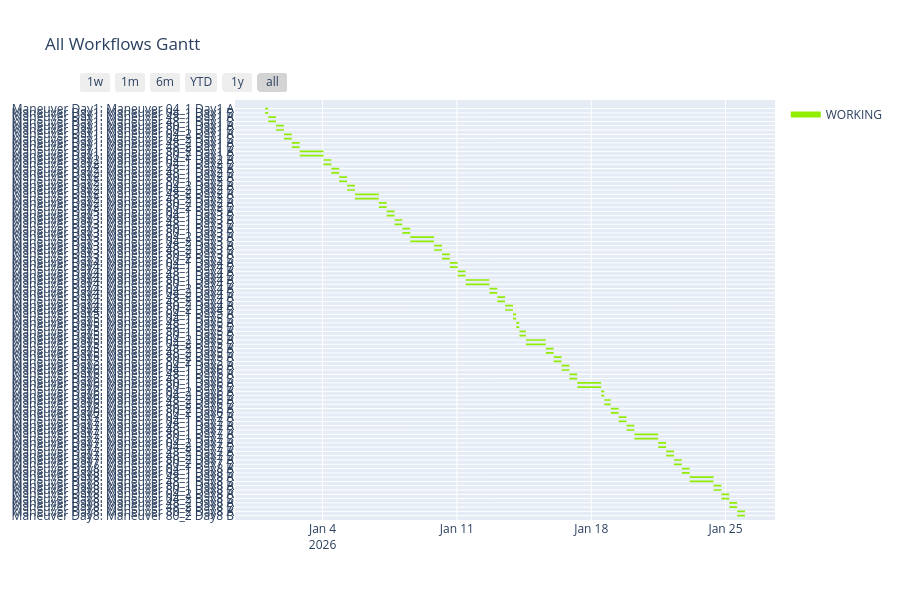
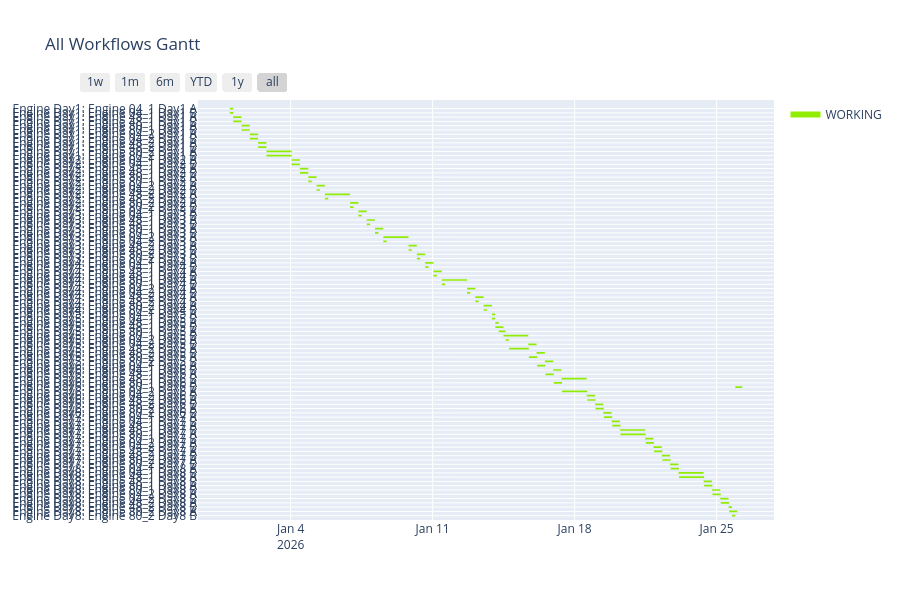
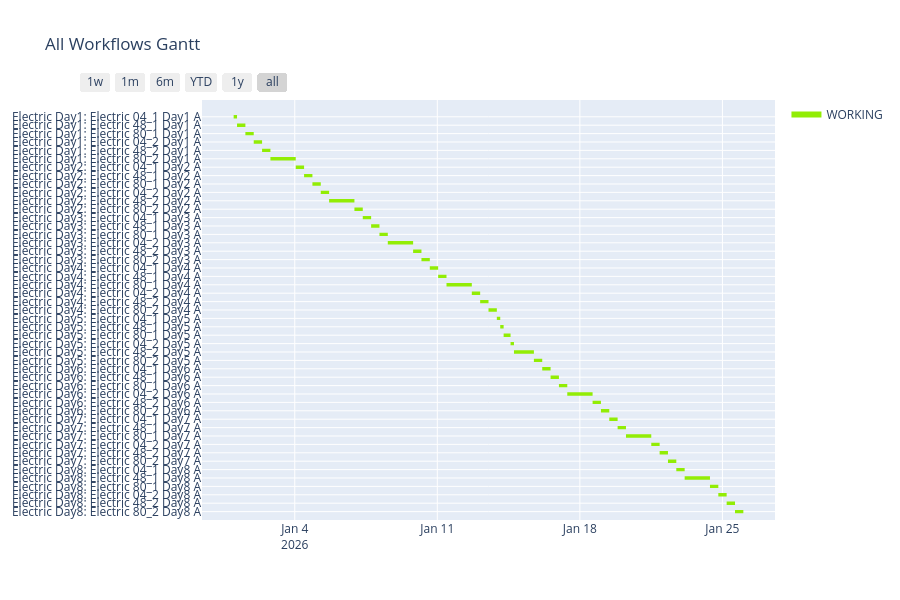

Notebook code for these charts, in order:
### Code cell
from plotly.figure_factory import create_gantt

task_id_list = []
workflow_list = []
for i in range(number_of_days):
    exec(f"workflow_list.append(maneuver_day{i+1})")
    for t in ['04_1', '48_1', '80_1', '04_2', '48_2', '80_2']:
        exec(f"task_id_list.append(maneuver_{t}_day{i+1}_A.ID)")
        exec(f"task_id_list.append(maneuver_{t}_day{i+1}_B.ID)")

combined_df = []
for wf in workflow_list:
    combined_df.extend(
        wf.create_data_for_gantt_plotly(
            init_datetime=project.init_datetime,
            unit_timedelta=project.unit_timedelta,
            target_id_order_list=list(task_id_list),
            print_workflow_name=True,
            view_ready=False,           # READY も表示したいなら True
            finish_margin=1.0
        )
    )

colors = {"WORKING": "rgb(146, 237, 5)", "READY": "rgb(107,127,135)"}

fig = create_gantt(
    combined_df,
    title="All Workflows Gantt",
    colors=colors,
    index_col="State",
    showgrid_x=True,
    showgrid_y=True,
    group_tasks=True,
    show_colorbar=True,
)

fig.show()

task_id_list = []
workflow_list = []
for i in range(number_of_days):
    exec(f"workflow_list.append(eng_day{i+1})")
    for t in ['04_1', '48_1', '80_1', '04_2', '48_2', '80_2']:
        exec(f"task_id_list.append(eng_{t}_day{i+1}_A.ID)")
        exec(f"task_id_list.append(eng_{t}_day{i+1}_B.ID)")

combined_df = []
for wf in workflow_list:
    combined_df.extend(
        wf.create_data_for_gantt_plotly(
            init_datetime=project.init_datetime,
            unit_timedelta=project.unit_timedelta,
            target_id_order_list=list(task_id_list),
            print_workflow_name=True,
            view_ready=False,           # READY も表示したいなら True
            finish_margin=1.0
        )
    )

colors = {"WORKING": "rgb(146, 237, 5)", "READY": "rgb(107,127,135)"}

fig = create_gantt(
    combined_df,
    title="All Workflows Gantt",
    colors=colors,
    index_col="State",
    showgrid_x=True,
    showgrid_y=True,
    group_tasks=True,
    show_colorbar=True,
)

fig.show()

task_id_list = []
workflow_list = []
for i in range(number_of_days):
    exec(f"workflow_list.append(elec_day{i+1})")
    for t in ['04_1', '48_1', '80_1', '04_2', '48_2', '80_2']:
        exec(f"task_id_list.append(elec_{t}_day{i+1}_A.ID)")

combined_df = []
for wf in workflow_list:
    combined_df.extend(
        wf.create_data_for_gantt_plotly(
            init_datetime=project.init_datetime,
            unit_timedelta=project.unit_timedelta,
            target_id_order_list=list(task_id_list),
            print_workflow_name=True,
            view_ready=False,           # READY も表示したいなら True
            finish_margin=1.0
        )
    )

colors = {"WORKING": "rgb(146, 237, 5)", "READY": "rgb(107,127,135)"}

fig = create_gantt(
    combined_df,
    title="All Workflows Gantt",
    colors=colors,
    index_col="State",
    showgrid_x=True,
    showgrid_y=True,
    group_tasks=True,
    show_colorbar=True,
)

fig.show()

### Figure 1 — Plotly figure (JSON) as saved in the notebook; plotly's stock layout.template omitted (floating-point values rounded to 4 significant figures; data arrays with more than 128 entries replaced by an {"elided": "..."} marker saying what was removed)
{"data": [{"fill": "toself", "fillcolor": "rgb(146, 237, 5)", "hoverinfo": "name", "legendgroup": "rgb(146, 237, 5)", "mode": "none", "name": "WORKING", "type": "scatter", "x": {"elided": "479 str values"}, "y": {"elided": "479 float values"}}, {"legendgroup": "rgb(146, 237, 5)", "marker": {"color": "rgb(146, 237, 5)", "opacity": 0, "size": 1}, "mode": "markers", "name": "", "showlegend": false, "text": {"elided": "192 null values"}, "type": "scatter", "x": {"elided": "192 str values"}, "y": {"elided": "192 int values"}}], "layout": {"height": 600, "hovermode": "closest", "showlegend": true, "title": {"text": "All Workflows Gantt"}, "xaxis": {"rangeselector": {"buttons": [{"count": 7, "label": "1w", "step": "day", "stepmode": "backward"}, {"count": 1, "label": "1m", "step": "month", "stepmode": "backward"}, {"count": 6, "label": "6m", "step": "month", "stepmode": "backward"}, {"count": 1, "label": "YTD", "step": "year", "stepmode": "todate"}, {"count": 1, "label": "1y", "step": "year", "stepmode": "backward"}, {"step": "all"}]}, "showgrid": true, "type": "date", "zeroline": false}, "yaxis": {"autorange": false, "range": [-1, 97], "showgrid": true, "ticktext": ["Maneuver Day8: Maneuver 80_2 Day8 B", "Maneuver Day8: Maneuver 80_2 Day8 A", "Maneuver Day8: Maneuver 48_2 Day8 B", "Maneuver Day8: Maneuver 48_2 Day8 A", "Maneuver Day8: Maneuver 04_2 Day8 B", "Maneuver Day8: Maneuver 04_2 Day8 A", "Maneuver Day8: Maneuver 80_1 Day8 B", "Maneuver Day8: Maneuver 80_1 Day8 A", "Maneuver Day8: Maneuver 48_1 Day8 B", "Maneuver Day8: Maneuver 48_1 Day8 A", "Maneuver Day8: Maneuver 04_1 Day8 B", "Maneuver Day8: Maneuver 04_1 Day8 A", "Maneuver Day7: Maneuver 80_2 Day7 B", "Maneuver Day7: Maneuver 80_2 Day7 A", "Maneuver Day7: Maneuver 48_2 Day7 B", "Maneuver Day7: Maneuver 48_2 Day7 A", "Maneuver Day7: Maneuver 04_2 Day7 B", "Maneuver Day7: Maneuver 04_2 Day7 A", "Maneuver Day7: Maneuver 80_1 Day7 B", "Maneuver Day7: Maneuver 80_1 Day7 A", "Maneuver Day7: Maneuver 48_1 Day7 B", "Maneuver Day7: Maneuver 48_1 Day7 A", "Maneuver Day7: Maneuver 04_1 Day7 B", "Maneuver Day7: Maneuver 04_1 Day7 A", "Maneuver Day6: Maneuver 80_2 Day6 B", "Maneuver Day6: Maneuver 80_2 Day6 A", "Maneuver Day6: Maneuver 48_2 Day6 B", "Maneuver Day6: Maneuver 48_2 Day6 A", "Maneuver Day6: Maneuver 04_2 Day6 B", "Maneuver Day6: Maneuver 04_2 Day6 A", "Maneuver Day6: Maneuver 80_1 Day6 B", "Maneuver Day6: Maneuver 80_1 Day6 A", "Maneuver Day6: Maneuver 48_1 Day6 B", "Maneuver Day6: Maneuver 48_1 Day6 A", "Maneuver Day6: Maneuver 04_1 Day6 B", "Maneuver Day6: Maneuver 04_1 Day6 A", "Maneuver Day5: Maneuver 80_2 Day5 B", "Maneuver Day5: Maneuver 80_2 Day5 A", "Maneuver Day5: Maneuver 48_2 Day5 B", "Maneuver Day5: Maneuver 48_2 Day5 A", "Maneuver Day5: Maneuver 04_2 Day5 B", "Maneuver Day5: Maneuver 04_2 Day5 A", "Maneuver Day5: Maneuver 80_1 Day5 B", "Maneuver Day5: Maneuver 80_1 Day5 A", "Maneuver Day5: Maneuver 48_1 Day5 B", "Maneuver Day5: Maneuver 48_1 Day5 A", "Maneuver Day5: Maneuver 04_1 Day5 B", "Maneuver Day5: Maneuver 04_1 Day5 A", "Maneuver Day4: Maneuver 80_2 Day4 B", "Maneuver Day4: Maneuver 80_2 Day4 A", "Maneuver Day4: Maneuver 48_2 Day4 B", "Maneuver Day4: Maneuver 48_2 Day4 A", "Maneuver Day4: Maneuver 04_2 Day4 B", "Maneuver Day4: Maneuver 04_2 Day4 A", "Maneuver Day4: Maneuver 80_1 Day4 B", "Maneuver Day4: Maneuver 80_1 Day4 A", "Maneuver Day4: Maneuver 48_1 Day4 B", "Maneuver Day4: Maneuver 48_1 Day4 A", "Maneuver Day4: Maneuver 04_1 Day4 B", "Maneuver Day4: Maneuver 04_1 Day4 A", "Maneuver Day3: Maneuver 80_2 Day3 B", "Maneuver Day3: Maneuver 80_2 Day3 A", "Maneuver Day3: Maneuver 48_2 Day3 B", "Maneuver Day3: Maneuver 48_2 Day3 A", "Maneuver Day3: Maneuver 04_2 Day3 B", "Maneuver Day3: Maneuver 04_2 Day3 A", "Maneuver Day3: Maneuver 80_1 Day3 B", "Maneuver Day3: Maneuver 80_1 Day3 A", "Maneuver Day3: Maneuver 48_1 Day3 B", "Maneuver Day3: Maneuver 48_1 Day3 A", "Maneuver Day3: Maneuver 04_1 Day3 B", "Maneuver Day3: Maneuver 04_1 Day3 A", "Maneuver Day2: Maneuver 80_2 Day2 B", "Maneuver Day2: Maneuver 80_2 Day2 A", "Maneuver Day2: Maneuver 48_2 Day2 B", "Maneuver Day2: Maneuver 48_2 Day2 A", "Maneuver Day2: Maneuver 04_2 Day2 B", "Maneuver Day2: Maneuver 04_2 Day2 A", "Maneuver Day2: Maneuver 80_1 Day2 B", "Maneuver Day2: Maneuver 80_1 Day2 A", "Maneuver Day2: Maneuver 48_1 Day2 B", "Maneuver Day2: Maneuver 48_1 Day2 A", "Maneuver Day2: Maneuver 04_1 Day2 B", "Maneuver Day2: Maneuver 04_1 Day2 A", "Maneuver Day1: Maneuver 80_2 Day1 B", "Maneuver Day1: Maneuver 80_2 Day1 A", "Maneuver Day1: Maneuver 48_2 Day1 B", "Maneuver Day1: Maneuver 48_2 Day1 A", "Maneuver Day1: Maneuver 04_2 Day1 B", "Maneuver Day1: Maneuver 04_2 Day1 A", "Maneuver Day1: Maneuver 80_1 Day1 B", "Maneuver Day1: Maneuver 80_1 Day1 A", "Maneuver Day1: Maneuver 48_1 Day1 B", "Maneuver Day1: Maneuver 48_1 Day1 A", "Maneuver Day1: Maneuver 04_1 Day1 B", "Maneuver Day1: Maneuver 04_1 Day1 A"], "tickvals": [0, 1, 2, 3, 4, 5, 6, 7, 8, 9, 10, 11, 12, 13, 14, 15, 16, 17, 18, 19, 20, 21, 22, 23, 24, 25, 26, 27, 28, 29, 30, 31, 32, 33, 34, 35, 36, 37, 38, 39, 40, 41, 42, 43, 44, 45, 46, 47, 48, 49, 50, 51, 52, 53, 54, 55, 56, 57, 58, 59, 60, 61, 62, 63, 64, 65, 66, 67, 68, 69, 70, 71, 72, 73, 74, 75, 76, 77, 78, 79, 80, 81, 82, 83, 84, 85, 86, 87, 88, 89, 90, 91, 92, 93, 94, 95], "zeroline": false}}}

### Figure 2 — Plotly figure (JSON) as saved in the notebook; plotly's stock layout.template omitted (floating-point values rounded to 4 significant figures; data arrays with more than 128 entries replaced by an {"elided": "..."} marker saying what was removed)
{"data": [{"fill": "toself", "fillcolor": "rgb(146, 237, 5)", "hoverinfo": "name", "legendgroup": "rgb(146, 237, 5)", "mode": "none", "name": "WORKING", "type": "scatter", "x": {"elided": "479 str values"}, "y": {"elided": "479 float values"}}, {"legendgroup": "rgb(146, 237, 5)", "marker": {"color": "rgb(146, 237, 5)", "opacity": 0, "size": 1}, "mode": "markers", "name": "", "showlegend": false, "text": {"elided": "192 null values"}, "type": "scatter", "x": {"elided": "192 str values"}, "y": {"elided": "192 int values"}}], "layout": {"height": 600, "hovermode": "closest", "showlegend": true, "title": {"text": "All Workflows Gantt"}, "xaxis": {"rangeselector": {"buttons": [{"count": 7, "label": "1w", "step": "day", "stepmode": "backward"}, {"count": 1, "label": "1m", "step": "month", "stepmode": "backward"}, {"count": 6, "label": "6m", "step": "month", "stepmode": "backward"}, {"count": 1, "label": "YTD", "step": "year", "stepmode": "todate"}, {"count": 1, "label": "1y", "step": "year", "stepmode": "backward"}, {"step": "all"}]}, "showgrid": true, "type": "date", "zeroline": false}, "yaxis": {"autorange": false, "range": [-1, 97], "showgrid": true, "ticktext": ["Engine Day8: Engine 80_2 Day8 B", "Engine Day8: Engine 80_2 Day8 A", "Engine Day8: Engine 48_2 Day8 B", "Engine Day8: Engine 48_2 Day8 A", "Engine Day8: Engine 04_2 Day8 B", "Engine Day8: Engine 04_2 Day8 A", "Engine Day8: Engine 80_1 Day8 B", "Engine Day8: Engine 80_1 Day8 A", "Engine Day8: Engine 48_1 Day8 B", "Engine Day8: Engine 48_1 Day8 A", "Engine Day8: Engine 04_1 Day8 B", "Engine Day8: Engine 04_1 Day8 A", "Engine Day7: Engine 80_2 Day7 B", "Engine Day7: Engine 80_2 Day7 A", "Engine Day7: Engine 48_2 Day7 B", "Engine Day7: Engine 48_2 Day7 A", "Engine Day7: Engine 04_2 Day7 B", "Engine Day7: Engine 04_2 Day7 A", "Engine Day7: Engine 80_1 Day7 B", "Engine Day7: Engine 80_1 Day7 A", "Engine Day7: Engine 48_1 Day7 B", "Engine Day7: Engine 48_1 Day7 A", "Engine Day7: Engine 04_1 Day7 B", "Engine Day7: Engine 04_1 Day7 A", "Engine Day6: Engine 80_2 Day6 B", "Engine Day6: Engine 80_2 Day6 A", "Engine Day6: Engine 48_2 Day6 B", "Engine Day6: Engine 48_2 Day6 A", "Engine Day6: Engine 04_2 Day6 B", "Engine Day6: Engine 04_2 Day6 A", "Engine Day6: Engine 80_1 Day6 B", "Engine Day6: Engine 80_1 Day6 A", "Engine Day6: Engine 48_1 Day6 B", "Engine Day6: Engine 48_1 Day6 A", "Engine Day6: Engine 04_1 Day6 B", "Engine Day6: Engine 04_1 Day6 A", "Engine Day5: Engine 80_2 Day5 B", "Engine Day5: Engine 80_2 Day5 A", "Engine Day5: Engine 48_2 Day5 B", "Engine Day5: Engine 48_2 Day5 A", "Engine Day5: Engine 04_2 Day5 B", "Engine Day5: Engine 04_2 Day5 A", "Engine Day5: Engine 80_1 Day5 B", "Engine Day5: Engine 80_1 Day5 A", "Engine Day5: Engine 48_1 Day5 B", "Engine Day5: Engine 48_1 Day5 A", "Engine Day5: Engine 04_1 Day5 B", "Engine Day5: Engine 04_1 Day5 A", "Engine Day4: Engine 80_2 Day4 B", "Engine Day4: Engine 80_2 Day4 A", "Engine Day4: Engine 48_2 Day4 B", "Engine Day4: Engine 48_2 Day4 A", "Engine Day4: Engine 04_2 Day4 B", "Engine Day4: Engine 04_2 Day4 A", "Engine Day4: Engine 80_1 Day4 B", "Engine Day4: Engine 80_1 Day4 A", "Engine Day4: Engine 48_1 Day4 B", "Engine Day4: Engine 48_1 Day4 A", "Engine Day4: Engine 04_1 Day4 B", "Engine Day4: Engine 04_1 Day4 A", "Engine Day3: Engine 80_2 Day3 B", "Engine Day3: Engine 80_2 Day3 A", "Engine Day3: Engine 48_2 Day3 B", "Engine Day3: Engine 48_2 Day3 A", "Engine Day3: Engine 04_2 Day3 B", "Engine Day3: Engine 04_2 Day3 A", "Engine Day3: Engine 80_1 Day3 B", "Engine Day3: Engine 80_1 Day3 A", "Engine Day3: Engine 48_1 Day3 B", "Engine Day3: Engine 48_1 Day3 A", "Engine Day3: Engine 04_1 Day3 B", "Engine Day3: Engine 04_1 Day3 A", "Engine Day2: Engine 80_2 Day2 B", "Engine Day2: Engine 80_2 Day2 A", "Engine Day2: Engine 48_2 Day2 B", "Engine Day2: Engine 48_2 Day2 A", "Engine Day2: Engine 04_2 Day2 B", "Engine Day2: Engine 04_2 Day2 A", "Engine Day2: Engine 80_1 Day2 B", "Engine Day2: Engine 80_1 Day2 A", "Engine Day2: Engine 48_1 Day2 B", "Engine Day2: Engine 48_1 Day2 A", "Engine Day2: Engine 04_1 Day2 B", "Engine Day2: Engine 04_1 Day2 A", "Engine Day1: Engine 80_2 Day1 B", "Engine Day1: Engine 80_2 Day1 A", "Engine Day1: Engine 48_2 Day1 B", "Engine Day1: Engine 48_2 Day1 A", "Engine Day1: Engine 04_2 Day1 B", "Engine Day1: Engine 04_2 Day1 A", "Engine Day1: Engine 80_1 Day1 B", "Engine Day1: Engine 80_1 Day1 A", "Engine Day1: Engine 48_1 Day1 B", "Engine Day1: Engine 48_1 Day1 A", "Engine Day1: Engine 04_1 Day1 B", "Engine Day1: Engine 04_1 Day1 A"], "tickvals": [0, 1, 2, 3, 4, 5, 6, 7, 8, 9, 10, 11, 12, 13, 14, 15, 16, 17, 18, 19, 20, 21, 22, 23, 24, 25, 26, 27, 28, 29, 30, 31, 32, 33, 34, 35, 36, 37, 38, 39, 40, 41, 42, 43, 44, 45, 46, 47, 48, 49, 50, 51, 52, 53, 54, 55, 56, 57, 58, 59, 60, 61, 62, 63, 64, 65, 66, 67, 68, 69, 70, 71, 72, 73, 74, 75, 76, 77, 78, 79, 80, 81, 82, 83, 84, 85, 86, 87, 88, 89, 90, 91, 92, 93, 94, 95], "zeroline": false}}}

### Figure 3 — Plotly figure (JSON) as saved in the notebook; plotly's stock layout.template omitted (floating-point values rounded to 4 significant figures; data arrays with more than 128 entries replaced by an {"elided": "..."} marker saying what was removed)
{"data": [{"fill": "toself", "fillcolor": "rgb(146, 237, 5)", "hoverinfo": "name", "legendgroup": "rgb(146, 237, 5)", "mode": "none", "name": "WORKING", "type": "scatter", "x": {"elided": "239 str values"}, "y": {"elided": "239 float values"}}, {"legendgroup": "rgb(146, 237, 5)", "marker": {"color": "rgb(146, 237, 5)", "opacity": 0, "size": 1}, "mode": "markers", "name": "", "showlegend": false, "text": [null, null, null, null, null, null, null, null, null, null, null, null, null, null, null, null, null, null, null, null, null, null, null, null, null, null, null, null, null, null, null, null, null, null, null, null, null, null, null, null, null, null, null, null, null, null, null, null, null, null, null, null, null, null, null, null, null, null, null, null, null, null, null, null, null, null, null, null, null, null, null, null, null, null, null, null, null, null, null, null, null, null, null, null, null, null, null, null, null, null, null, null, null, null, null, null], "type": "scatter", "x": ["2026-01-01 00:00:00", "2026-01-01 04:00:00", "2026-01-01 04:00:00", "2026-01-01 13:50:00", "2026-01-01 13:50:00", "2026-01-01 23:40:00", "2026-01-01 23:40:00", "2026-01-02 09:30:00", "2026-01-02 09:30:00", "2026-01-02 19:20:00", "2026-01-02 19:20:00", "2026-01-04 01:10:00", "2026-01-04 01:10:00", "2026-01-04 11:00:00", "2026-01-04 11:00:00", "2026-01-04 20:50:00", "2026-01-04 20:50:00", "2026-01-05 06:40:00", "2026-01-05 06:40:00", "2026-01-05 16:30:00", "2026-01-05 16:30:00", "2026-01-06 22:20:00", "2026-01-06 22:20:00", "2026-01-07 08:10:00", "2026-01-07 08:10:00", "2026-01-07 18:00:00", "2026-01-07 18:00:00", "2026-01-08 03:50:00", "2026-01-08 03:50:00", "2026-01-08 13:40:00", "2026-01-08 13:40:00", "2026-01-09 19:30:00", "2026-01-09 19:30:00", "2026-01-10 05:20:00", "2026-01-10 05:20:00", "2026-01-10 15:10:00", "2026-01-10 15:10:00", "2026-01-11 01:00:00", "2026-01-11 01:00:00", "2026-01-11 10:50:00", "2026-01-11 10:50:00", "2026-01-12 16:40:00", "2026-01-12 16:40:00", "2026-01-13 02:30:00", "2026-01-13 02:30:00", "2026-01-13 12:20:00", "2026-01-13 12:20:00", "2026-01-13 22:10:00", "2026-01-13 22:10:00", "2026-01-14 02:10:00", "2026-01-14 02:10:00", "2026-01-14 06:10:00", "2026-01-14 06:10:00", "2026-01-14 14:20:00", "2026-01-14 14:20:00", "2026-01-14 18:20:00", "2026-01-14 18:20:00", "2026-01-15 17:50:00", "2026-01-15 17:50:00", "2026-01-16 03:40:00", "2026-01-16 03:40:00", "2026-01-16 13:30:00", "2026-01-16 13:30:00", "2026-01-16 23:20:00", "2026-01-16 23:20:00", "2026-01-17 09:10:00", "2026-01-17 09:10:00", "2026-01-18 15:00:00", "2026-01-18 15:00:00", "2026-01-19 00:50:00", "2026-01-19 00:50:00", "2026-01-19 10:40:00", "2026-01-19 10:40:00", "2026-01-19 20:30:00", "2026-01-19 20:30:00", "2026-01-20 06:20:00", "2026-01-20 06:20:00", "2026-01-21 12:10:00", "2026-01-21 12:10:00", "2026-01-21 22:00:00", "2026-01-21 22:00:00", "2026-01-22 07:50:00", "2026-01-22 07:50:00", "2026-01-22 17:40:00", "2026-01-22 17:40:00", "2026-01-23 03:30:00", "2026-01-23 03:30:00", "2026-01-24 09:20:00", "2026-01-24 09:20:00", "2026-01-24 19:10:00", "2026-01-24 19:10:00", "2026-01-25 05:00:00", "2026-01-25 05:00:00", "2026-01-25 14:50:00", "2026-01-25 14:50:00", "2026-01-26 00:40:00"], "y": [47, 47, 46, 46, 45, 45, 44, 44, 43, 43, 42, 42, 41, 41, 40, 40, 39, 39, 38, 38, 37, 37, 36, 36, 35, 35, 34, 34, 33, 33, 32, 32, 31, 31, 30, 30, 29, 29, 28, 28, 27, 27, 26, 26, 25, 25, 24, 24, 23, 23, 22, 22, 21, 21, 20, 20, 19, 19, 18, 18, 17, 17, 16, 16, 15, 15, 14, 14, 13, 13, 12, 12, 11, 11, 10, 10, 9, 9, 8, 8, 7, 7, 6, 6, 5, 5, 4, 4, 3, 3, 2, 2, 1, 1, 0, 0]}], "layout": {"height": 600, "hovermode": "closest", "showlegend": true, "title": {"text": "All Workflows Gantt"}, "xaxis": {"rangeselector": {"buttons": [{"count": 7, "label": "1w", "step": "day", "stepmode": "backward"}, {"count": 1, "label": "1m", "step": "month", "stepmode": "backward"}, {"count": 6, "label": "6m", "step": "month", "stepmode": "backward"}, {"count": 1, "label": "YTD", "step": "year", "stepmode": "todate"}, {"count": 1, "label": "1y", "step": "year", "stepmode": "backward"}, {"step": "all"}]}, "showgrid": true, "type": "date", "zeroline": false}, "yaxis": {"autorange": false, "range": [-1, 49], "showgrid": true, "ticktext": ["Electric Day8: Electric 80_2 Day8 A", "Electric Day8: Electric 48_2 Day8 A", "Electric Day8: Electric 04_2 Day8 A", "Electric Day8: Electric 80_1 Day8 A", "Electric Day8: Electric 48_1 Day8 A", "Electric Day8: Electric 04_1 Day8 A", "Electric Day7: Electric 80_2 Day7 A", "Electric Day7: Electric 48_2 Day7 A", "Electric Day7: Electric 04_2 Day7 A", "Electric Day7: Electric 80_1 Day7 A", "Electric Day7: Electric 48_1 Day7 A", "Electric Day7: Electric 04_1 Day7 A", "Electric Day6: Electric 80_2 Day6 A", "Electric Day6: Electric 48_2 Day6 A", "Electric Day6: Electric 04_2 Day6 A", "Electric Day6: Electric 80_1 Day6 A", "Electric Day6: Electric 48_1 Day6 A", "Electric Day6: Electric 04_1 Day6 A", "Electric Day5: Electric 80_2 Day5 A", "Electric Day5: Electric 48_2 Day5 A", "Electric Day5: Electric 04_2 Day5 A", "Electric Day5: Electric 80_1 Day5 A", "Electric Day5: Electric 48_1 Day5 A", "Electric Day5: Electric 04_1 Day5 A", "Electric Day4: Electric 80_2 Day4 A", "Electric Day4: Electric 48_2 Day4 A", "Electric Day4: Electric 04_2 Day4 A", "Electric Day4: Electric 80_1 Day4 A", "Electric Day4: Electric 48_1 Day4 A", "Electric Day4: Electric 04_1 Day4 A", "Electric Day3: Electric 80_2 Day3 A", "Electric Day3: Electric 48_2 Day3 A", "Electric Day3: Electric 04_2 Day3 A", "Electric Day3: Electric 80_1 Day3 A", "Electric Day3: Electric 48_1 Day3 A", "Electric Day3: Electric 04_1 Day3 A", "Electric Day2: Electric 80_2 Day2 A", "Electric Day2: Electric 48_2 Day2 A", "Electric Day2: Electric 04_2 Day2 A", "Electric Day2: Electric 80_1 Day2 A", "Electric Day2: Electric 48_1 Day2 A", "Electric Day2: Electric 04_1 Day2 A", "Electric Day1: Electric 80_2 Day1 A", "Electric Day1: Electric 48_2 Day1 A", "Electric Day1: Electric 04_2 Day1 A", "Electric Day1: Electric 80_1 Day1 A", "Electric Day1: Electric 48_1 Day1 A", "Electric Day1: Electric 04_1 Day1 A"], "tickvals": [0, 1, 2, 3, 4, 5, 6, 7, 8, 9, 10, 11, 12, 13, 14, 15, 16, 17, 18, 19, 20, 21, 22, 23, 24, 25, 26, 27, 28, 29, 30, 31, 32, 33, 34, 35, 36, 37, 38, 39, 40, 41, 42, 43, 44, 45, 46, 47], "zeroline": false}}}
